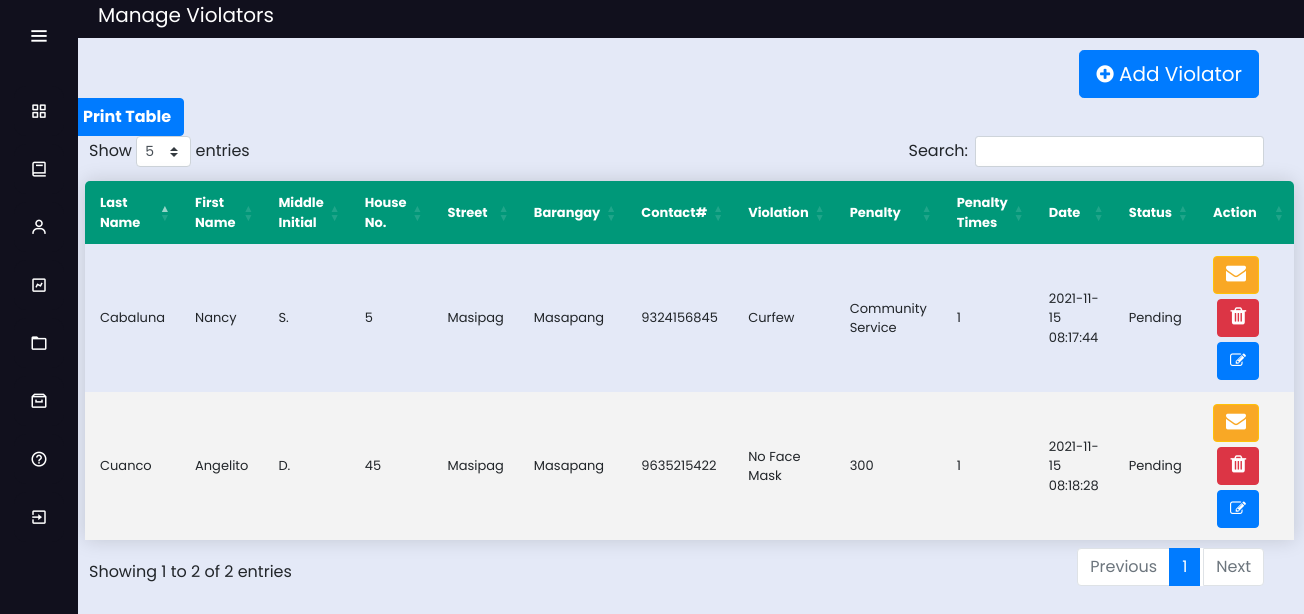
The app's page /masapang (signed in) with its own data.
### app.py (models this page shows)
class violators(db.Model):
    id = db.Column(db.Integer, primary_key=True)
    last_name = db.Column(db.String(30))
    last_name = db.Column(db.String(30))
    first_name = db.Column(db.String(30))
    middle_name = db.Column(db.String(30))
    house_number = db.Column(db.String(30))
    street = db.Column(db.String(30))
    barangay = db.Column(db.String(30))
    contact = db.Column(db.Integer)
    violation = db.Column(db.String(30))
    penalty = db.Column(db.String(30))
    total_penalty = db.Column(db.Integer)
    date = db.Column(db.DateTime, nullable=False, default=datetime.utcnow)
    status = db.Column(db.String(30))

### app.py (the view)
@app.route('/masapang')
def masapang():
        conn = get_db_connection()
        masapang = conn.execute("SELECT * FROM violators where barangay='Masapang'").fetchall()
        conn.close()
        return render_template('masapang_tab.html',masapang=masapang);

### app.py (called while the page is built)
def get_db_connection():
    conn = sqlite3.connect('database.db')
    conn.row_factory = sqlite3.Row
    return conn
    conn.close()
    c = conn.cursor()

### templates/masapang_tab.html (shortened to what this page needs)
<!DOCTYPE html>
<html lang="en" dir="ltr">
  <head>
    <link rel="stylesheet" href="../static/css/style5.css">
    <link href='https://unpkg.com/boxicons@2.0.7/css/boxicons.min.css' rel='stylesheet'>
    <link rel="stylesheet" type="text/css" href="{{ url_for('static', filename="css/style2.css") }}">
  <link rel="stylesheet" href="https://cdnjs.cloudflare.com/ajax/libs/font-awesome/4.7.0/css/font-awesome.min.css">
  <link rel="stylesheet" href="https://stackpath.bootstrapcdn.com/bootstrap/4.3.1/css/bootstrap.min.css">
  <link rel="stylesheet" type="text/css" href="https://cdn.datatables.net/1.10.23/css/dataTables.bootstrap4.min.css">
  <link rel="stylesheet" type="text/css" href="https://cdnjs.cloudflare.com/ajax/libs/twitter-bootstrap/4.5.2/css/bootstrap.css">
   </head>
<body>
  <div class="sidebar" >
    <div class="logo-details">
        <i class='bx bx-menu' id="btn" ></i>
    </div>
    <ul class="nav-list">
      <li>
        <a href="{{ url_for('masapang_dashboard') }}">
          <i class='bx bx-grid-alt'></i>
        </a>
      </li>
      <li>
       <a href="{{ url_for('masapang') }}">
         <i class='bx bx-book' ></i>
       </a>
     </li>
      <li>
       <a href="{{ url_for('masapang_service') }}">
         <i class='bx bx-user' ></i>
       </a>
     </li>
     <li>
       <a href="{{ url_for('masapang_chart') }}">
         <i class='bx bx-chart' ></i>
       </a>
     </li>
     <li>
       <a href="{{ url_for('masapang_logs') }}">
         <i class='bx bx-folder' ></i>
       </a>
     </li>
     <li>
       <a href="{{ url_for('masapang_archive') }}">
         <i class='bx bx-archive' ></i>
       </a>
     </li>
     <li>
       <a href="{{ url_for('masapang_guidelines') }}">
         <i class='bx bx-help-circle' ></i>
       </a>
     </li>
     <li>
       <a href="{{ url_for('login') }}">
         <i class='bx bx-exit' ></i>
       </a>
     </li>
    </ul>
  </div>
  <section class="home-section">
   {% extends 'masapang_table.html' %}

### templates/masapang_table.html (shortened to what this page needs)
{% block content %}
      <p style="background: #11101D; font-size: 20px; color: white;"> <label style="margin-left: 20px;">Manage Violators </label><label style="float: right; margin-right: 20px;"></label>
      </p></br><br><br>
<div class="main" style="margin-left: 1px; margin-top: -90px;">
      <br>
  <a href="{{url_for('add', table="mvl")}}" class="btn btn-lg btn-primary" title="Click to Add" style="float: right; margin-right: 5px; margin-top: -10px;"><i class="fa fa-plus-circle" aria-hidden="true"></i> Add Violator</a>
   <input style="float: right; margin-right: 1080px; margin-top: px; font-weight: bold;" type="button" class="btn btn-xs btn-primary" value="Print Table" onclick="myApp.printTable()" />
  <br><br>
  <table class="content-table" id="example"  style="width: calc(100% - -30px); margin-left: -4px; font-size: 13px;">
  <thead style="background-color: ;">
  <tr >
    <th>Last Name</th>
    <th>First Name</th>
    <th>Middle Initial</th>
    <th>House No.</th>
    <th>Street</th>
    <th>Barangay</th>
    <th>Contact#</th>
    <th>Violation</th>
    <th>Penalty</th>
    <th>Penalty Times</th>
    <th>Date</th>
    <th>Status</th>
    <th style="width: 180px;">Action</th>
  </tr>
  </thead>
  {%for bb in masapang%}
  <tr>
  <td>{{bb['last_name']}}</td>
  <td>{{bb['first_name']}}</td>
  <td>{{bb['middle_name']}}</td>
  <td>{{bb['house_number']}}</td>
  <td>{{bb['street']}}</td>
    <td>{{bb['barangay']}}</td>
    <td>{{bb['contact']}}</td>
    <td>{{bb['violation']}}</td>
    <td>{{bb['penalty']}}</td>
    <td>{{bb['total_penalty']}}</td>
    <td>{{bb['date']}}</td>
    <td>{{bb['status']}}</td>
    <td>
      <center>
         <a href="" class="btn btn-xs btn-warning" title="Click to Send Message" style="margin-bottom: 5px; background: #f9a825;"><i class="fa fa-envelope" aria-hidden="true" style="font-size: 20px; color: white;"></i></a>
       <a href="{{url_for('delete', table="mvl",last_name=bb['last_name'] ,first_name=bb['first_name'] ,middle_name=bb['middle_name'] ,house_number=bb['house_number'] ,street=bb['street'] ,barangay=bb['barangay'] ,contact=bb['contact'] ,violation=bb['violation'] ,penalty=bb['penalty'] ,total_penalty=bb['total_penalty'] ,date=bb['date'] ,status=bb['status'])}}" class="btn btn-xs btn-danger" title="Click to Delete" style="margin-bottom: 5px;"><i class="fa fa-trash" aria-hidden="true" style="font-size: 20px;"></i></a>
      <a href="{{url_for('edit', table="mvl", last_name=bb['last_name'])}}" class="btn btn-xs btn-primary" title="Click to Edit"><i class="fa fa-pencil-square-o" aria-hidden="true"></i></a>
      </center>
    </td>
  </tr>
  {%endfor%}
  </table>
  </div>
{% endblock %}

### static/css/style5.css (style rules this page uses)
* { margin: 0; padding: 0; box-sizing: border-box; font-family: "Poppins" , sans-serif; }
.sidebar { position: fixed; left: 0; top: 0; height: 100%; width: 78px; background: #11101D; padding: 6px 14px; z-index: 99; transition: all 0.5s ease; }
.sidebar .logo-details { height: 60px; display: flex; align-items: center; position: relative; }
.sidebar .logo-details #btn { position: absolute; top: 50%; right: 0; transform: translateY(-50%); font-size: 22px; transition: all 0.4s ease; font-size: 23px; text-align: center; cursor: pointer; transition: all 0.5s ease; }
.sidebar i { color: #fff; height: 60px; min-width: 50px; font-size: 28px; text-align: center; line-height: 60px; }
.sidebar .nav-list { margin-top: 20px; height: 100%; }
.sidebar li { position: relative; margin: 8px 0; list-style: none; }
.sidebar li a { display: flex; height: 100%; width: 100%; border-radius: 12px; align-items: center; text-decoration: none; transition: all 0.4s ease; background: #11101D; }
.sidebar li i { height: 50px; line-height: 50px; font-size: 18px; border-radius: 12px; }
.home-section { position: relative; background: #E4E9F7; min-height: 100vh; top: 0; left: 78px; width: calc(100% - 78px); transition: all 0.5s ease; z-index: 2; }
.content-table { font-family: "Poppins" , sans-serif; border-collapse: collapse; margin: 25px 0; margin-top: 200px; font-size: 14px; min-width: 400px; border-radius: 5px 5px 0 0; overflow: hidden; box-shadow: 0 0 20px rgba(0, 0, 0, 0.15); margin-left: 20px; width: ; margin-top: -10px; width: calc(100% - 50px); }
.content-table thead tr { background-color: #009879; color: #ffffff; text-align: left; font-weight: bold; }
.content-table th, .content-table td { padding: 12px 15px; }
.content-table tbody tr { border-bottom: 1px solid #dddddd; }
.content-table tbody tr:nth-of-type(even) { background-color: #f3f3f3; }
.content-table tbody tr:last-of-type { border-bottom: 2px solid #009879; }

### static/css/style2.css (style rules this page uses)
body { margin:0px; padding: 0px; background-color:#1b203d; overflow: hidden; font-family: bernard; color: #1b203d; }
.main { margin-top: 50px; margin-left: 315px; margin-right: 30px; padding: 0px 10px; }
.btn { float: right; margin-right: 20px; }
table.dataTable thead .sorting:after, table.dataTable thead .sorting:before, table.dataTable thead .sorting_asc:after, table.dataTable thead .sorting_asc:before, table.dataTable thead .sorting_asc_disabled:after, table.dataTable thead .sorting_asc_disabled:before, table.dataTable thead .sorting_desc:after, table.dataTable thead .sorting_desc:before, table.dataTable thead .sorting_desc_disabled:after, table.dataTable thead .sorting_desc_disabled:before { bottom: .5em; }

### records on screen
violators: last_name "Cabaluna", first_name "Nancy", middle_name "S.", house_number "5", street "Masipag", barangay "Masapang", contact "9324156845", violation "Curfew", penalty "Community Service", total_penalty "1", date "2021-11-15 08:17:44", status "Pending"
violators: last_name "Cuanco", first_name "Angelito", middle_name "D.", house_number "45", street "Masipag", barangay "Masapang", contact "9635215422", violation "No Face Mask", penalty "300", total_penalty "1", date "2021-11-15 08:18:28", status "Pending"
